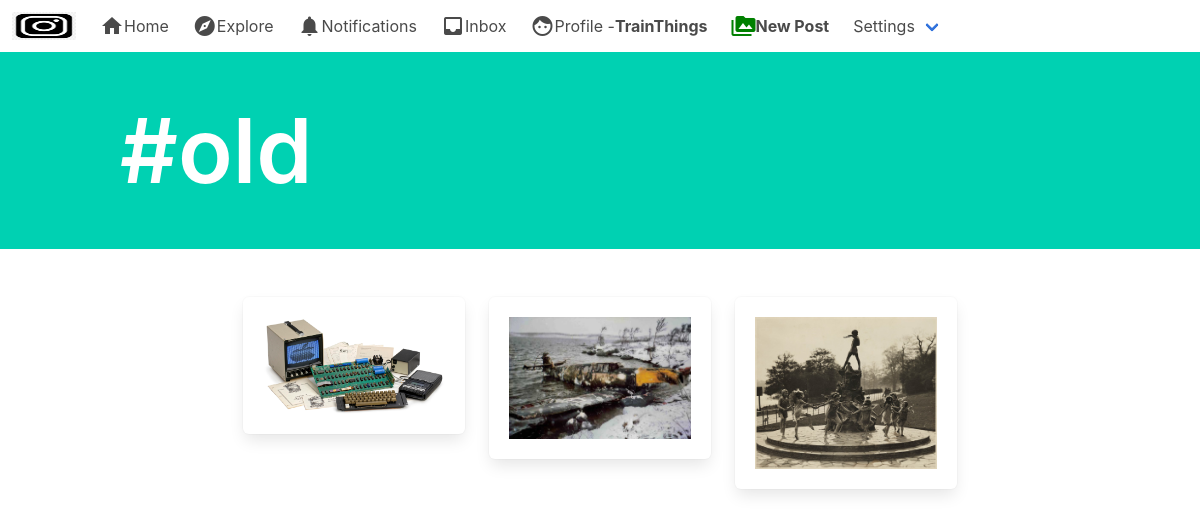
The app's page /post/tag/old (signed in) with its own data.
### post/models.py (models this page shows, shortened)
class Tag(models.Model):
    title = models.CharField(max_length=75, verbose_name='Tag')
    slug = models.SlugField(null=False, unique=True)
    class Meta:
        verbose_name = 'Tag'
        verbose_name_plural = 'Tags'

class Post(models.Model):
    id = models.UUIDField(primary_key=True, default=uuid.uuid4, editable=False)
    picture = models.ImageField(upload_to=user_directory_path, verbose_name='Picture', null=False)
    caption = models.TextField(max_length=1500, verbose_name='Caption')
    posted = models.DateTimeField(auto_now_add=True)
    tags = models.ManyToManyField(Tag, related_name='tags')
    user = models.ForeignKey(User, on_delete=models.CASCADE)
    likes = models.IntegerField(default=0)
    def get_absolute_url(self):
        return reverse('postdetails', args=[str(self.id)])

### post/views.py (the view)
# urls.py: path('tag/<slug:tag_slug>', tags, name='tags'),
@login_required
def tags(request, tag_slug):
    tag = get_object_or_404(Tag, slug=tag_slug)
    posts = Post.objects.filter(tags=tag).order_by('-posted')
    template = loader.get_template('tag.html')
    context = {
        'posts': posts,
        'tag': tag,
    }
    return HttpResponse(template.render(context, request))

### notebook/templates/tag.html
{% extends 'base.html' %}
{% load static %}
{% block banner %}
<section class="hero is-primary">
<div class="hero-body">
    <div class="container">
        <h1 style="font-size: 90px" class="title">
            #{{ tag.title }}
        </h1>
    </div>
</div>
</section>
{% endblock %}
{% block content %}
<div class="columns is-mobile is-multiline is-centered">
    {% for post in posts %}
    <div class="column is-one-quarter">
        <div class="box">
            <figure class="image is-256x256">
                <a href="{{ post.get_absolute_url }}"><img src="{{ post.picture.url }}" alt="Image"></a>
            </figure>
        </div>
    </div>
    {% endfor %}
</div>
{% endblock %}

### notebook/templates/base.html (shortened to what this page needs)
{% load static %}
<!DOCTYPE html>
<html>
    <head>
        <link rel="stylesheet" href="{% static 'css/bulma.min.css' %}">
        <link rel="stylesheet" href="{% static 'css/style.css' %}">
    </head>
    <body>
        <nav class="navbar" role="navigation" aria-label="main navigation">
            <div class="navbar-brand">
                <a class="navbar-item" href="https://bulma.io">
                    <img src="{% static 'img/instagram_black.png' %}" width="64" height="64">
                </a>
            </div>
            <div id="navbarBasicExample" class="navbar-menu">
                <div class="navbar-start">
                    <a href="{% url 'index' %}" class="navbar-item">
                        <span class="material-icons">home</span>
                        Home
                    </a>
                    <a class="navbar-item">
                        <span class="material-icons">explore</span>
                        Explore
                    </a>
                    <a class="navbar-item">
                        <span class="material-icons">notifications</span>
                        Notifications
                    </a>
                    <a class="navbar-item">
                        <span class="material-icons">inbox</span>
                        Inbox
                    </a>
                    <a href="{% url 'profile' request.user %}" class="navbar-item">
                        <span class="material-icons">face</span>
                        Profile - <strong>{{ request.user }}</strong>
                    </a>
                    <a href="{% url 'newpost' %}" class="navbar-item">
                        <span style="color: green;" class="material-icons">perm_media</span>
                        <strong>New Post</strong>
                    </a>
                    <div class="navbar-item has-dropdown is-hoverable">
                        <a class="navbar-link">
                            Settings
                        </a>
                    </div>
                </div>
            </div>
        </nav>
        {% block banner %}
        {% endblock %}
    <section class="section">
        <div class="container">
            {% block content %}
            {% endblock %}
        </div>
    </section>
    </body>
</html>

### records on screen
Tag: title "old"
Post: picture (picture)
Post: picture (picture)
Post: picture (picture)

### other values on screen
{{ request.user }} "TrainThings"
